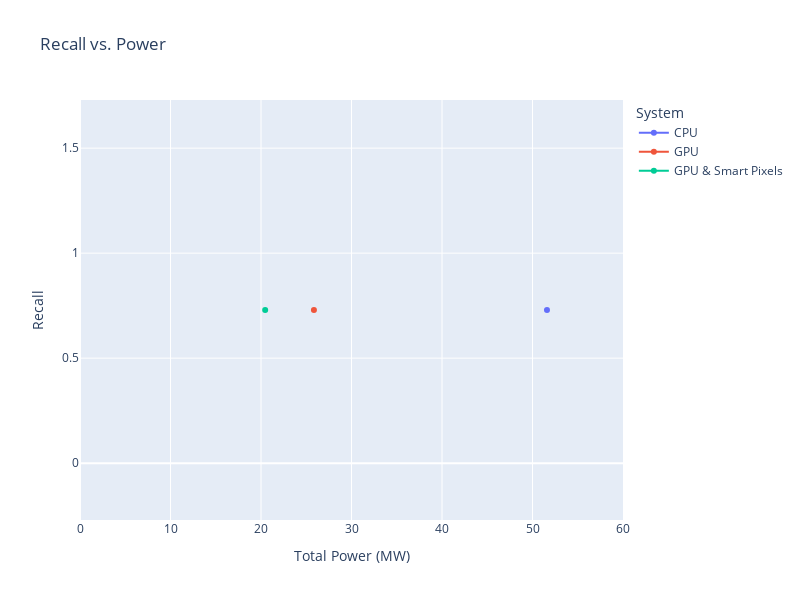

Write notebook code for a chart like this one.
### Code cell
fig = go.Figure()
fig.add_scatter(x = run5_metrics["power"][-1:] / 1e6, y = run5_metrics["recall"][-1:], name="CPU")
fig.add_scatter(x = run5_gpu_metrics["power"][-1:] / 1e6, y = run5_gpu_metrics["recall"][-1:], name = "GPU")
fig.add_scatter(x = run5_smartpx_metrics["power"][-1:] / 1e6, y = run5_smartpx_metrics["recall"][-1:], name = "GPU & Smart Pixels")

fig.update_xaxes(range=(0, 60))
fig.update_layout(
    title="Recall vs. Power",
    xaxis_title="Total Power (MW)",
    yaxis_title="Recall",
    legend_title="System",
    width = 800,
    height = 600,
)

### Figure 1 — Plotly figure (JSON) as saved in the notebook; plotly's stock layout.template omitted (floating-point values rounded to 4 significant figures)
{"data": [{"name": "CPU", "type": "scatter", "x": [51.6], "y": [0.7293]}, {"name": "GPU", "type": "scatter", "x": [25.85], "y": [0.7293]}, {"name": "GPU & Smart Pixels", "type": "scatter", "x": [20.46], "y": [0.7293]}], "layout": {"height": 600, "legend": {"title": {"text": "System"}}, "title": {"text": "Recall vs. Power"}, "width": 800, "xaxis": {"range": [0, 60], "title": {"text": "Total Power (MW)"}}, "yaxis": {"title": {"text": "Recall"}}}}
